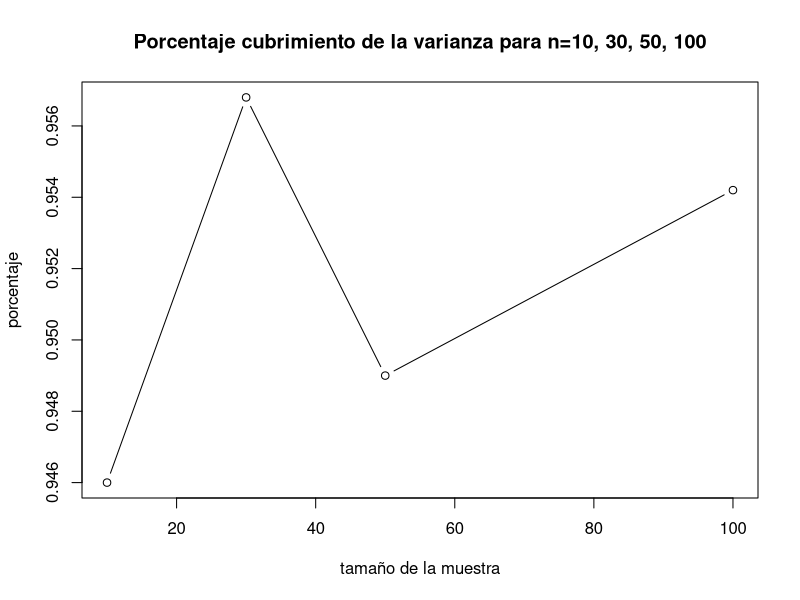
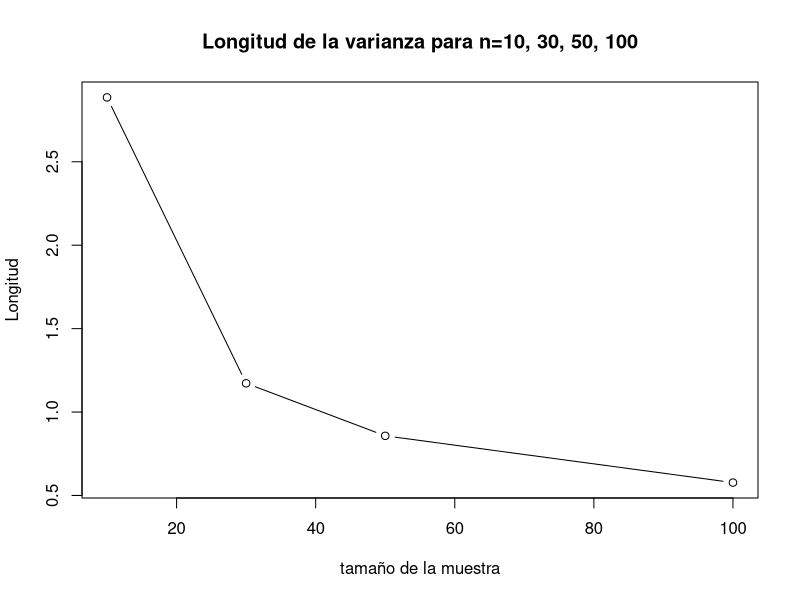

Source code (R) for these figures, in order:
### Para la Varianza ###

B <- 5000 ## número de experimentos
coeficiente<- 0.95
alpha <- 1-coeficiente

#---Para n=10---#
n1 <- 10 ## tamaño de muestra

muestras1 <- replicate(B, rnorm(n1, 5, 1))

calcula.el.intervalo1 <- function(columna) {
  
  m1 <- muestras1[, columna]
  
  lim.inf1 <- (n1-1)*(var(m1)) / qchisq(1-alpha/2,n1-1)
  lim.sup1 <- (n1-1)*(var(m1)) / qchisq(alpha/2,n1-1)
  
  c(lim.inf1, lim.sup1)
}

#Cálculo de los nuevos intervalos#
c1=0
mis.intervalos1 <- matrix(rep(0, 10000), nrow = 2) ## matriz de ceros

for(i in 1:5000) {
  mis.intervalos1[,i] <- calcula.el.intervalo1(i)
  if (mis.intervalos1[1, i] <= 1 && mis.intervalos1[2, i] >= 1){
    c1= c1+1
  }
  else{
    c1=c1
  }
}

Porcentaje1 <- c1/5000 #Proporcion de intervalos que atrapan al parametro

longitud1 <- numeric(length = B)
for (i in 1:B){
  longitud1[i]=(mis.intervalos1[2,i]-mis.intervalos1[1,i])
  longitudpro1=sum(longitud1)/B
}

#---Para n=30---#
n2 <- 30 ## tamaño de muestra

muestras2 <- replicate(B, rnorm(n2, 5, 1))

calcula.el.intervalo2 <- function(columna) {
  
  m2 <- muestras2[, columna]
  
  lim.inf2 <- (n2-1)*(var(m2)) / qchisq(1-alpha/2,n2-1)
  lim.sup2 <- (n2-1)*(var(m2)) / qchisq(alpha/2,n2-1)
  
  c(lim.inf2, lim.sup2)
}

#Cálculo de los nuevos intervalos#
c2=0
mis.intervalos2 <- matrix(rep(0, 10000), nrow = 2) ## matriz de ceros

for(i in 1:5000) {
  mis.intervalos2[,i] <- calcula.el.intervalo2(i)
  if (mis.intervalos2[1, i] <= 1 && mis.intervalos2[2, i] >= 1){
    c2= c2+1
  }
  else{
    c2=c2
  }
}

Porcentaje2 <- c2/5000 #Proporcion de intervalos que atrapan al parametro

longitud2 <- numeric(length = B)
for (i in 1:B){
  longitud2[i]=(mis.intervalos2[2,i]-mis.intervalos2[1,i])
  longitudpro2=sum(longitud2)/B
}

#---Para n=50---#
n3 <- 50 ## tamaño de muestra


muestras3 <- replicate(B, rnorm(n3, 5, 1))

calcula.el.intervalo3 <- function(columna) {
  
  m3 <- muestras3[, columna]
  
  lim.inf3 <- (n3-1)*(var(m3)) / qchisq(1-alpha/2,n3-1)
  lim.sup3 <- (n3-1)*(var(m3)) / qchisq(alpha/2,n3-1)
  
  c(lim.inf3, lim.sup3)
}

#Cálculo de los nuevos intervalos#
c3=0
mis.intervalos3 <- matrix(rep(0, 10000), nrow = 2) ## matriz de ceros

for(i in 1:5000) {
  mis.intervalos3[,i] <- calcula.el.intervalo3(i)
  if (mis.intervalos3[1, i] <= 1 && mis.intervalos3[2, i] >= 1){
    c3= c3+1
  }
  else{
    c3=c3
  }
}

Porcentaje3 <- c3/5000 #Proporcion de intervalos que atrapan al parametro

longitud3 <- numeric(length = B)
for (i in 1:B){
  longitud3[i]=(mis.intervalos3[2,i]-mis.intervalos3[1,i])
  longitudpro3=sum(longitud3)/B
}

#---Para n=100---#
n4 <- 100 ## tamaño de muestra

muestras4 <- replicate(B, rnorm(n4, 5, 1))

calcula.el.intervalo4 <- function(columna) {
  
  m4 <- muestras4[, columna]
  
  lim.inf4 <- (n4-1)*(var(m4)) / qchisq(1-alpha/2,n4-1)
  lim.sup4 <- (n4-1)*(var(m4)) / qchisq(alpha/2,n4-1)
  
  c(lim.inf4, lim.sup4)
}

#Cálculo de los nuevos intervalos#
c4=0
mis.intervalos4 <- matrix(rep(0, 10000), nrow = 2) ## matriz de ceros

for(i in 1:5000) {
  mis.intervalos4[,i] <- calcula.el.intervalo4(i)
  if (mis.intervalos4[1, i] <= 1 && mis.intervalos4[2, i] >= 1){
    c4= c4+1
  }
  else{
    c4=c4
  }
}

Porcentaje4 <- c4/5000 #Proporcion de intervalos que atrapan al parametro

longitud4 <- numeric(length = B)
for (i in 1:B){
  longitud4[i]=(mis.intervalos4[2,i]-mis.intervalos4[1,i])
  longitudpro4=sum(longitud4)/B
}

tabla_cv<-c(Porcentaje1,Porcentaje2,Porcentaje3,Porcentaje4)
tabla_sd<-c(longitudpro1,longitudpro2,longitudpro3,longitudpro4)
tabla_cs<-c(n1,n2,n3,n4)

### Graficos ###
plot(tabla_cs, tabla_cv, type="b", main="Porcentaje cubrimiento de la varianza para n=10, 30, 50, 100", 
     xlab="tamaño de la muestra", ylab="porcentaje")
plot(tabla_cs, tabla_sd, type="b", main="Longitud de la varianza para n=10, 30, 50, 100", 
     xlab="tamaño de la muestra", ylab="Longitud")

